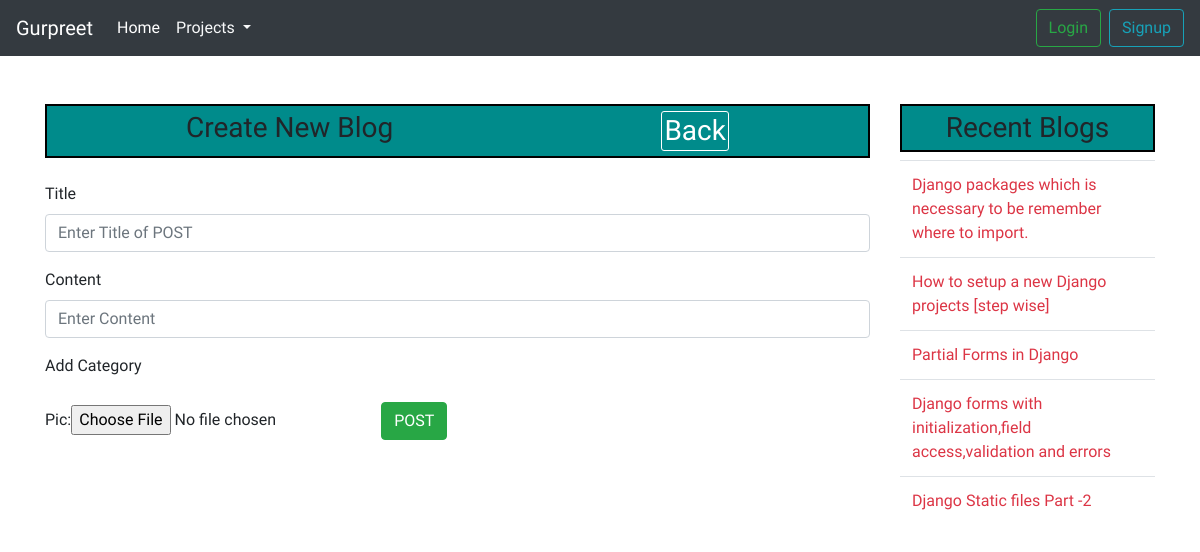
/all_blogs, run on the app's committed database.
### blog/models.py (models this page shows, shortened)
class Blog(models.Model):
    title = models.TextField(max_length=100)
    content = RichTextUploadingField()
    created_by = models.ForeignKey(User,on_delete=models.CASCADE)
    blog_category = models.ManyToManyField('Blog_category',blank=True)
    created_on = models.DateTimeField(auto_now_add=True)
    updated_on = models.DateTimeField(auto_now = True)

### blog/views.py (the view, shortened to what this page needs)
# urls.py: path("all_blogs",views.create_blog,name="all_blogs"),
def create_blog(request):
    form = Blog_Form()
    image_form = Images_Form()
    data = Blog.objects.all().order_by('-created_on')[:5]
    context = {
        "form":form,
        "data":data,
        "image_form":image_form,
        }
    return render(request,"blog/all_blogs.html",context)

### blog/forms.py
class Blog_Form(forms.ModelForm):
    title = forms.CharField(max_length=100)
    content = forms.CharField(widget= CKEditorUploadingWidget())
    class Meta :
        model = Blog
        fields = ['title','content']

class Images_Form(forms.ModelForm):
    class Meta :
        model = Images
        fields = ['pic']

### d_forms/processors.py (called while the page is built)
def context_blog(request):
    blog  = Blog.objects.all()
    context = {'context_data': blog}
    return {'context_data': blog}

### blog/templates/blog/all_blogs.html (shortened to what this page needs)
{% extends "poll/layout.html"%}
{% load static %}
{% block body %}
{% load widget_tweaks %}
    <div class="container">
        <div class="row">
            <div class="col-md-9 ">
                <h3 class="text-center mt-5 mb-4 heading disp">Create New Blog
        <span><a class="link back " href="{% url 'show_blogs' %}"> Back</a></span>
                </h3>
                <form action="" method="Post" enctype="multipart/form-data">
                    <div class="form-group">
                        <label for="">Title </label>
                        {% render_field form.title  class="form-control" placeholder="Enter Title of POST" %}
                    </div>
                    <div class="form-group">
                        <label for="">Content </label>
                        {% render_field form.content  class="form-control" placeholder="Enter Content" %}
                    </div>
                    <div class="form-group">
                        <label for="">Add Category </label>
                    </div>
                    {{image_form}}
                    <button type="submit" class="btn btn-success ">POST</button>
                </form>
            </div>
            <div class="col-md-3">
             <h3 class="text-center heading mt-5">Recent Blogs</h3>
            <table class="table">
            <tbody>
             {% for i in data %}
                <tr>
               <td> <a class="link text-danger" href="{% url 'detail_blog' i.id %}"> {{i.title}}</a> </td>
                </tr>
             {% endfor %}
            </tbody>
            </table>
             </div>
        </div>
    </div>
 {% endblock body%}

### data on the page
Blog: title "Django packages which is necessary to be remember where to import."
Blog: title "How to setup a new Django projects [step wise]"
Blog: title "Partial Forms in Django"
Blog: title "Django forms with initialization,field access,validation and errors"
Blog: title "Django Static files Part -2"
